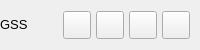
           <widget class="QFrame" name="contentTopBg">
            <property name="minimumSize">
             <size>
              <width>0</width>
              <height>50</height>
             </size>
            </property>
            <property name="maximumSize">
             <size>
              <width>16777215</width>
              <height>50</height>
             </size>
            </property>
            <property name="frameShape">
             <enum>QFrame::NoFrame</enum>
            </property>
            <property name="frameShadow">
             <enum>QFrame::Raised</enum>
            </property>
            <layout class="QHBoxLayout" name="horizontalLayout">
             <property name="spacing">
              <number>0</number>
             </property>
             <property name="leftMargin">
              <number>0</number>
             </property>
             <property name="topMargin">
              <number>0</number>
             </property>
             <property name="rightMargin">
              <number>10</number>
             </property>
             <property name="bottomMargin">
              <number>0</number>
             </property>
             <item>
              <widget class="QFrame" name="leftBox">
               <property name="sizePolicy">
                <sizepolicy hsizetype="Expanding" vsizetype="Preferred">
                 <horstretch>0</horstretch>
                 <verstretch>0</verstretch>
                </sizepolicy>
               </property>
               <property name="frameShape">
                <enum>QFrame::NoFrame</enum>
               </property>
               <property name="frameShadow">
                <enum>QFrame::Raised</enum>
               </property>
               <layout class="QHBoxLayout" name="horizontalLayout_3">
                <property name="spacing">
                 <number>0</number>
                </property>
                <property name="leftMargin">
                 <number>0</number>
                </property>
                <property name="topMargin">
                 <number>0</number>
                </property>
                <property name="rightMargin">
                 <number>0</number>
                </property>
                <property name="bottomMargin">
                 <number>0</number>
                </property>
                <item>
                 <widget class="QLabel" name="titleRightInfo">
                  <property name="sizePolicy">
                   <sizepolicy hsizetype="Preferred" vsizetype="Expanding">
                    <horstretch>0</horstretch>
                    <verstretch>0</verstretch>
                   </sizepolicy>
                  </property>
                  <property name="maximumSize">
                   <size>
                    <width>16777215</width>
                    <height>45</height>
                   </size>
                  </property>
                  <property name="font">
                   <font>
                    <family>Segoe UI</family>
                    <pointsize>10</pointsize>
                    <italic>false</italic>
                    <bold>false</bold>
                   </font>
                  </property>
                  <property name="text">
                   <string>GSS</string>
                  </property>
                  <property name="alignment">
                   <set>Qt::AlignLeading|Qt::AlignLeft|Qt::AlignVCenter</set>
                  </property>
                 </widget>
                </item>
               </layout>
              </widget>
             </item>
             <item alignment="Qt::AlignRight">
              <widget class="QFrame" name="rightButtons">
               <property name="minimumSize">
                <size>
                 <width>0</width>
                 <height>28</height>
                </size>
               </property>
               <property name="frameShape">
                <enum>QFrame::NoFrame</enum>
               </property>
               <property name="frameShadow">
                <enum>QFrame::Raised</enum>
               </property>
               <layout class="QHBoxLayout" name="horizontalLayout_2">
                <property name="spacing">
                 <number>5</number>
                </property>
                <property name="leftMargin">
                 <number>0</number>
                </property>
                <property name="topMargin">
                 <number>0</number>
                </property>
                <property name="rightMargin">
                 <number>0</number>
                </property>
                <property name="bottomMargin">
                 <number>0</number>
                </property>
                <item>
                 <widget class="QPushButton" name="settingsTopBtn">
                  <property name="minimumSize">
                   <size>
                    <width>28</width>
                    <height>28</height>
                   </size>
                  </property>
                  <property name="maximumSize">
                   <size>
                    <width>28</width>
                    <height>28</height>
                   </size>
                  </property>
                  <property name="cursor">
                   <cursorShape>PointingHandCursor</cursorShape>
                  </property>
                  <property name="toolTip">
                   <string>Settings</string>
                  </property>
                  <property name="text">
                   <string/>
                  </property>
                  <property name="icon">
                   <iconset resource="resources.qrc">
                    <normaloff>:/icons/images/icons/icon_settings.png</normaloff>:/icons/images/icons/icon_settings.png</iconset>
                  </property>
                  <property name="iconSize">
                   <size>
                    <width>20</width>
                    <height>20</height>
                   </size>
                  </property>
                 </widget>
                </item>
                <item>
                 <widget class="QPushButton" name="minimizeAppBtn">
                  <property name="minimumSize">
                   <size>
                    <width>28</width>
                    <height>28</height>
                   </size>
                  </property>
                  <property name="maximumSize">
                   <size>
                    <width>28</width>
                    <height>28</height>
                   </size>
                  </property>
                  <property name="cursor">
                   <cursorShape>PointingHandCursor</cursorShape>
                  </property>
                  <property name="toolTip">
                   <string>Minimize</string>
                  </property>
                  <property name="text">
                   <string/>
                  </property>
                  <property name="icon">
                   <iconset resource="resources.qrc">
                    <normaloff>:/icons/images/icons/icon_minimize.png</normaloff>:/icons/images/icons/icon_minimize.png</iconset>
                  </property>
                  <property name="iconSize">
                   <size>
                    <width>20</width>
                    <height>20</height>
                   </size>
                  </property>
                 </widget>
                </item>
                <item>
                 <widget class="QPushButton" name="maximizeRestoreAppBtn">
                  <property name="minimumSize">
                   <size>
                    <width>28</width>
                    <height>28</height>
                   </size>
                  </property>
                  <property name="maximumSize">
                   <size>
                    <width>28</width>
                    <height>28</height>
                   </size>
                  </property>
                  <property name="font">
                   <font>
                    <family>Segoe UI</family>
                    <pointsize>10</pointsize>
                    <italic>false</italic>
                    <bold>false</bold>
                    <stylestrategy>PreferDefault</stylestrategy>
                   </font>
                  </property>
                  <property name="cursor">
                   <cursorShape>PointingHandCursor</cursorShape>
                  </property>
                  <property name="toolTip">
                   <string>Maximize</string>
                  </property>
                  <property name="text">
                   <string/>
                  </property>
                  <property name="icon">
                   <iconset resource="resources.qrc">
                    <normaloff>:/icons/images/icons/icon_maximize.png</normaloff>:/icons/images/icons/icon_maximize.png</iconset>
                  </property>
                  <property name="iconSize">
                   <size>
                    <width>20</width>
                    <height>20</height>
                   </size>
                  </property>
                 </widget>
                </item>
                <item>
                 <widget class="QPushButton" name="closeAppBtn">
                  <property name="minimumSize">
                   <size>
                    <width>28</width>
                    <height>28</height>
                   </size>
                  </property>
                  <property name="maximumSize">
                   <size>
                    <width>28</width>
                    <height>28</height>
                   </size>
                  </property>
                  <property name="cursor">
                   <cursorShape>PointingHandCursor</cursorShape>
                  </property>
                  <property name="toolTip">
                   <string>Close</string>
                  </property>
                  <property name="text">
                   <string/>
                  </property>
                  <property name="icon">
                   <iconset resource="resources.qrc">
                    <normaloff>:/icons/images/icons/icon_close.png</normaloff>:/icons/images/icons/icon_close.png</iconset>
                  </property>
                  <property name="iconSize">
                   <size>
                    <width>20</width>
                    <height>20</height>
                   </size>
                  </property>
                 </widget>
                </item>
               </layout>
              </widget>
             </item>
            </layout>
           </widget>
